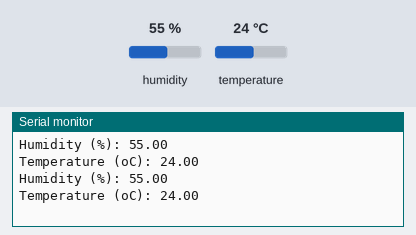
Simulated run of this sketch. Board: Arduino Mega 2560, built with avr-gcc and run on an emulated ATmega2560. Parts: the last lines printed to the serial monitor. The test bench sets the inputs (shaded band); at power-on: humidity 55 %, temperature 24 °C.

Above: at 2.8 s.
2.9 s: humidity set to 22 %
At 4.7 s:
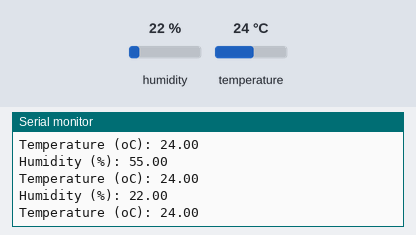
5.6 s: temperature set to 12 °C
At 7.1 s:
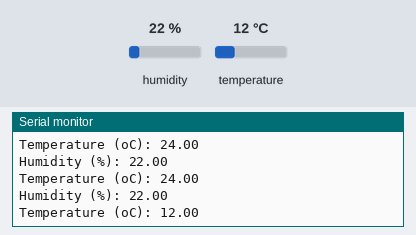
8.3 s: humidity set to 40 %
At 8.3 s:
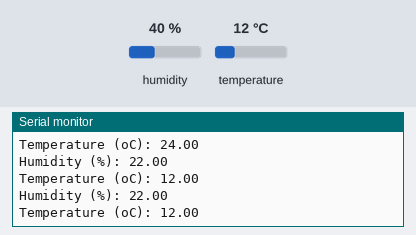
Timing chart, 0 to 11.3 s (numbered marks = the images above; inputs shaded):
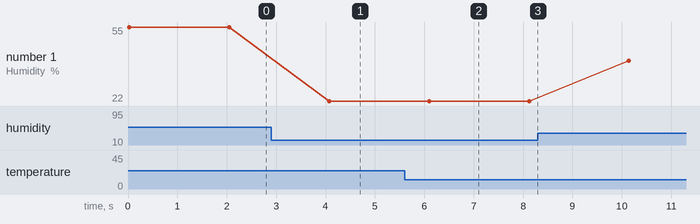

Measured:
- after the input at 2.9 s, the serial monitor: prints a new line after 1.2 s (image 1)
- after the input at 5.6 s, the serial monitor: prints a new line after 0.52 s (image 2)
- plotted number 1: 55 → 22 after the input at 2.9 s, 22 → 40 after the input at 8.3 s

The sketch:

DHT11.ino
```cpp
#include <dht11.h>

dht11 DHT11;

#define DHT11PIN 42

void setup()
{
  Serial.begin(9600);

}

void loop()
{
  Serial.println("\n");
  int chk = DHT11.read(DHT11PIN);

  Serial.print("Humidity (%): ");
  Serial.println((float)DHT11.humidity, 2);

  Serial.print("Temperature (oC): ");
  Serial.println((float)DHT11.temperature, 2);


  delay(2000);
}
```
